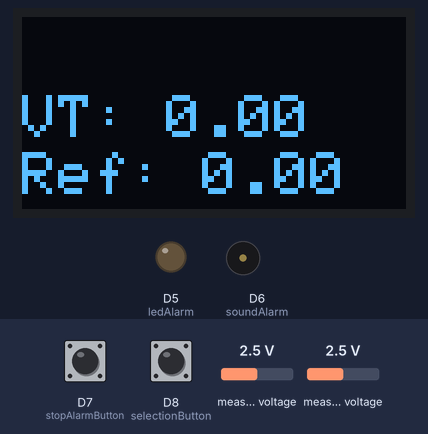
This sketch was run on a simulated ESP8266 (NodeMCU). Shown: 128×64 one-colour display, output pins drawn as LEDs (lit = HIGH), buzzer (waves = sounding). The inputs (shaded band) are chosen by the test bench; at power-on: measured voltage 2.5 V, D7 (stopAlarmButton) LOW, D8 (selectionButton) LOW. The OLED is the two-colour kind (top 16 rows yellow).

Above: at 7.2 s.
7.3 s: measured voltage (sensor 201) set to 1.2 V
8.8 s: measured voltage (sensor 201) set to 0.9 V
At 9.7 s:
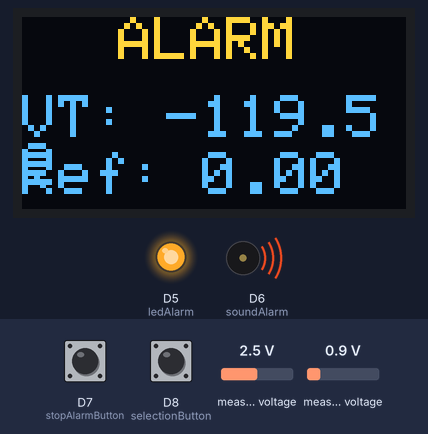
10.6 s: D7 (stopAlarmButton) pulled HIGH for 3.2 s
At 13.3 s:
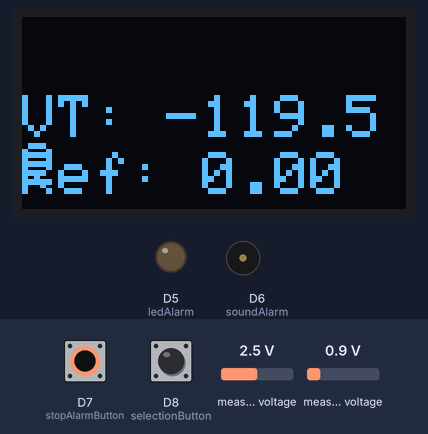
15.3 s: D8 (selectionButton) pulled HIGH for 3.2 s
At 19.0 s:
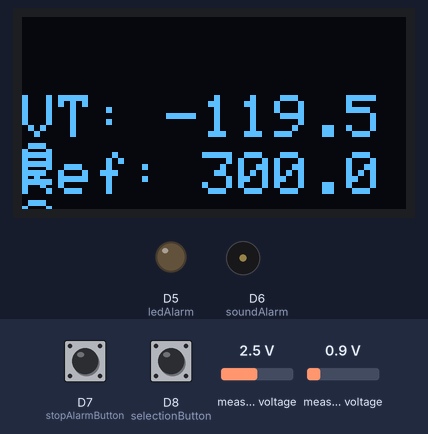
20.0 s: D8 (selectionButton) pulled HIGH for 0.15 s
At 21.3 s:
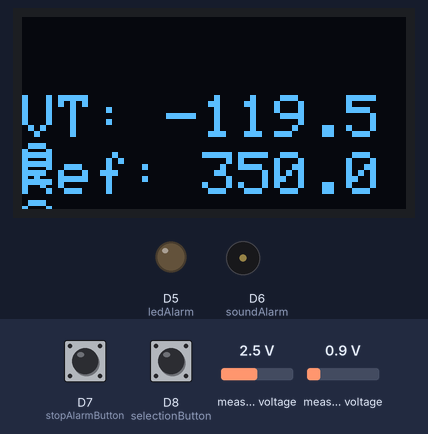
21.7 s: measured voltage (sensor 201) set to 0.1 V
At 22.2 s:
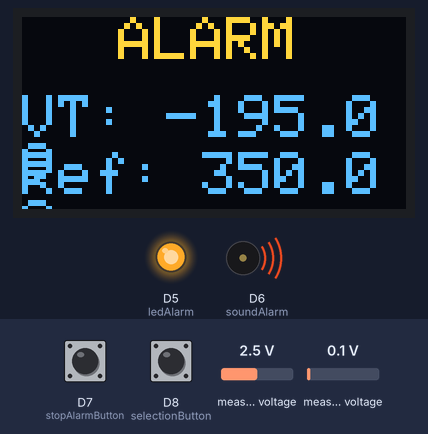
Timing chart, 0 to 24.2 s (numbered marks = the images above; inputs shaded):
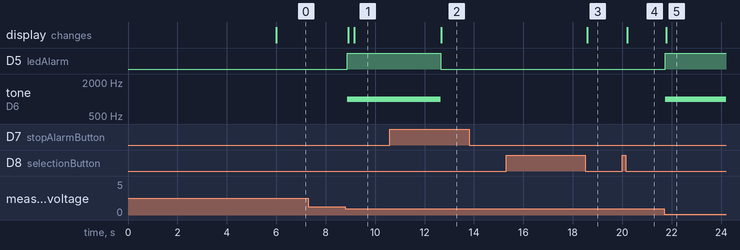

Measured:
- the behaviour switches between 1.1 and 1 V on measured voltage (sensor 201) (found by bisection; images 0 and 1)
- after the input at 7.3 s, every drawn part: stays the same
- after the input at 8.8 s, D5 (ledAlarm): LOW → HIGH after 0.08 s; tone on D6 (soundAlarm): silent → 1000 Hz after 0.08 s; the display: first changes after 0.10 s (image 1 shows a later state)
- after the input at 10.6 s, D5 (ledAlarm): HIGH → LOW after 2.1 s; tone on D6 (soundAlarm): 1000 Hz → silent after 2.1 s; the display: changes after 2.1 s (image 2)
- after the input at 15.3 s, the display: changes after 3.3 s (image 3)
- after the input at 20.0 s, the display: changes after 0.21 s (image 4)
- after the input at 21.7 s, D5 (ledAlarm): LOW → HIGH after 0.05 s; tone on D6 (soundAlarm): silent → 1000 Hz after 0.05 s; the display: changes after 0.07 s (image 5)

The sketch:

SafetyProjectCode.ino
```cpp
#include <SPI.h>
#include <Wire.h>
#include <Adafruit_GFX.h>
#include <Adafruit_SSD1306.h> //OLED display
#include <Adafruit_ADS1015.h> //AD converter

#define SCREEN_WIDTH 128 // OLED display width, in pixels
#define SCREEN_HEIGHT 64 // OLED display height, in pixels

// Declaration for an SSD1306 display connected to I2C (SDA, SCL pins)
#define OLED_RESET     -1 // Reset pin # (or -1 if sharing Arduino reset pin)
Adafruit_SSD1306 display(SCREEN_WIDTH, SCREEN_HEIGHT, &Wire, OLED_RESET);

Adafruit_ADS1115 ads;  /* Use this for the 16-bit version */

  // The ADC input range (or gain) can be changed via the following
  // functions, but be careful never to exceed VDD +0.3V max, or to
  // exceed the upper and lower limits if you adjust the input range!
  // Setting these values incorrectly may destroy your ADC!
  //                                                                ADS1015  ADS1115
  //                                                                -------  -------
  // ads.setGain(GAIN_TWOTHIRDS);  // 2/3x gain +/- 6.144V  1 bit = 3mV      0.1875mV (default)
  //ads.setGain(GAIN_ONE);        // 1x gain   +/- 4.096V  1 bit = 2mV      0.125mV
  // ads.setGain(GAIN_TWO);        // 2x gain   +/- 2.048V  1 bit = 1mV      0.0625mV
  // ads.setGain(GAIN_FOUR);       // 4x gain   +/- 1.024V  1 bit = 0.5mV    0.03125mV
  // ads.setGain(GAIN_EIGHT);      // 8x gain   +/- 0.512V  1 bit = 0.25mV   0.015625mV
  // ads.setGain(GAIN_SIXTEEN);    // 16x gain  +/- 0.256V  1 bit = 0.125mV  0.0078125mV

float multiplier = 0.03125F; //multiply output of AD converter (in bits) by this number to obtain mV (corresponding to chosen gain)


//moving average variables
const int numReadings = 10;
int16_t readings[numReadings];

int readIndex = 0;                // the index of the current reading
float total = 0;                  // the running total
float average = 0;                // the average

float zero = 0; //set offset in mV for flow = 0 during initial calibration


//variables for alarm and buttons
const int soundAlarm = D6;
const int ledAlarm = D5;

const int stopAlarmButton = D7;
const int selectionButton = D8;

int selectionValue = 0;
int selectionLast = 0;

const int debounce = 20; // ms debounce period to prevent flickering when pressing or releasing the button
const int holdTime = 2000; // ms hold period: how long to wait for press+hold event
const int waitTime = 3000; // how long after release to wait for next press, before requiring to hold again

float btnDnTime; // time the button was pressed down
float btnUpTime; // time the button was released
boolean ignoreUp = true; // whether to ignore the button release because of the need to click+hold (true allows execution, because button was held longer than holdTime)

int volumeOptions[] = {0, 300, 350, 400, 450, 500, 550, 600}; //possible reference volumes for the patient, chosen by pressing selection button
int j = 0; // iterate over volumeOptions

int stopAlarmValue = 0;
int stopAlarmLast = 0;

const int stopAlarmHoldTime = 2000; // ms hold period: how long to wait for press+hold event
long alarmBtnDnTime; // time the button was pressed down
long alarmBtnUpTime; // time the button was released

bool alarm = false; // alarm activated = true


//volume and flow variables
int referenceVolume = 0; // target volume in ml (set by doctor as an input, chosen from volumeOptions). Minimum to achieve in each inspiratory cycle
float receivedVolume = 0; // received so far on this inspiratory cycle
float receivedVolPreviousCycle = 0; //received during the cycle before current peak was detected. (this is the volume sent to display)

float flow = 0; // calculated flow from pressure differential
float flowBefore = 0; //flow in previous iteration
float offset = 0;


//variables for flow peak detection and volume integration
float flowDifferential = 0;
bool integrate = false;
float threshold = 5;
int startTimeLastCycle = 0;
int endTimeLastCycle = 0;

int timeNow = millis(); // start counting time
int timeBefore = timeNow;
float timeInterval; //will be converted to seconds


void setup() {
  Serial.begin(115200);
  if(!display.begin(SSD1306_SWITCHCAPVCC, 0x3C)) {
    Serial.println(F("SSD1306 allocation failed"));
    for(;;); // Don't proceed, loop forever
  }
  display.clearDisplay();
  display.setCursor(0, 0);
  display.setTextSize(1);
  display.setTextColor(WHITE);
  display.println(F("calibrating"));
  display.print(F("zero flow..."));
  display.display();
  delay(1000);
  ads.begin();
  ads.setGain(GAIN_FOUR);
  // calculate offset (in bits):
  for (int i = 0; i < 300; i++) {
    zero = ads.readADC_Differential_0_1();
    total += zero;
  }
  zero = total / 300;
  total = 0;
  // set first values for moving average as the calculated zero
  for (int thisReading = 0; thisReading < numReadings; thisReading++) {
    readings[thisReading] = zero;
    total += readings[thisReading];
  }
  offset = (0.0825 * pow(zero*multiplier,2)) - 42.002 * zero*multiplier + 5156.3;//zero flow offset
  updateScreen(000, 000, false);
  pinMode(soundAlarm, OUTPUT);
  pinMode(ledAlarm, OUTPUT);
  pinMode(stopAlarmButton, INPUT);
  pinMode(selectionButton, INPUT);
}


// function for updating display
void updateScreen(float lastVT, float targetVT, bool alarm){//, int referenceVolume) {
  display.clearDisplay();
  display.setTextSize(2); // Draw 2X-scale text
  display.setTextColor(WHITE);
  if(alarm) {
    display.setCursor(32, 0);
    display.println(F("ALARM"));
  }
  display.setCursor(0, 26);
  display.print(F("VT: "));
  display.print(lastVT);
  display.setCursor(0, 45);
  display.print(F("Ref: "));
  display.print(targetVT);
  display.display();
}


void loop() {

  ///--------------------------------- moving average filter--------------------------///
  total = total - readings[readIndex]; // remove oldest value from average

  readings[readIndex] = ads.readADC_Differential_0_1(); // update array and total with this reading
  timeNow = millis();

  //---------Read the state of the buttons to use later------------////
  stopAlarmValue = digitalRead(stopAlarmButton);
  selectionValue = digitalRead(selectionButton);
  //---------------------------------------------------------------////

  total += readings[readIndex];
  readIndex = (readIndex + 1) % numReadings;

  // calculate the average:
  average = total * multiplier / numReadings;
  flow = (0.0825 * pow(average,2)) - 42.002 * average + 5156.3 - offset;//calibrated curve for flow vs voltage

  timeInterval = (timeNow - timeBefore); //in milliseconds

  flowDifferential = flow * ((flow - flowBefore)/timeInterval);


  ///-------------------------------- peak detection---------------------------------//

  if (integrate == false && flowDifferential >= 100 && (timeNow - endTimeLastCycle) > 200){
    integrate = true;
    startTimeLastCycle = timeNow;
  }
  else if (flow < flowBefore && flow <= threshold && integrate == true){
    integrate = false;
    endTimeLastCycle = timeNow;
    receivedVolPreviousCycle = receivedVolume; //store value of volume before the new cycle begins (does this before integration of current flow)
    receivedVolume = 0; //reset for upcoming cycle

    //check for alarm activation, based on target VT (referenceVolume)
    if (receivedVolPreviousCycle < referenceVolume){
      alarm = true;
      digitalWrite(ledAlarm, HIGH);
      tone(soundAlarm,1000);
    }
  }

  //display volume achieved on the previous cycle, and alarm, if activated
  updateScreen(receivedVolPreviousCycle, referenceVolume, alarm);

  if (integrate == true){
    receivedVolume += (timeInterval * (flow + flowBefore)/2000);
  }

  timeBefore = timeNow;
  flowBefore = flow;


  ///------------------------------------- stop alarm button -------------------------------------////

    // Test for button pressed and store the down time
    if (stopAlarmValue == HIGH && stopAlarmLast == LOW && (timeNow - alarmBtnUpTime) > long(debounce)){
      alarmBtnDnTime = timeNow;
    }
    // Test for button release and store the up time
    if (stopAlarmValue == LOW && stopAlarmLast == HIGH && (timeNow - alarmBtnDnTime) > long(debounce)){
      alarmBtnUpTime = timeNow;
    }
    // Test for button held down for longer than the hold time, and deactivate alarm
    if (stopAlarmValue == HIGH && (timeNow - alarmBtnDnTime) > long(stopAlarmHoldTime)){
      noTone(soundAlarm);
      digitalWrite(ledAlarm, LOW);
      alarm = false;
      //update screen to cancel ALARM
      updateScreen(receivedVolPreviousCycle, referenceVolume, alarm);
    }
    stopAlarmLast = stopAlarmValue;


  ///-------------------------------------- selection button ---------------------------------------////

    // Test for button pressed and store the down time
    if (selectionValue == HIGH && selectionLast == LOW && (timeNow - btnUpTime) > long(debounce)){
      btnDnTime = timeNow;
      // reset ignoreUp if button has been up for longer than waitTime (ignoreUp deactivates selection)
      if ((btnDnTime - btnUpTime) > long(waitTime)) ignoreUp = true;
    }
    // Test for button release and store the up time
    if (selectionValue == LOW && selectionLast == HIGH && (timeNow - btnDnTime) > long(debounce)){
      btnUpTime = timeNow;
      //if selection is active, iterate over volumeOptions and update display with new referenceVolume
      if (ignoreUp == false) {
        j = (j + 1) % 8;
        referenceVolume = volumeOptions[j];
        updateScreen(receivedVolPreviousCycle, referenceVolume, alarm);
      }
    }
    // Test for button held down for longer than the hold time and activate selection by setting ignoreUp to false
    if (selectionValue == HIGH && (timeNow - btnDnTime) > long(holdTime)){
      ignoreUp = false;
    }
    selectionLast = selectionValue;


}
```
